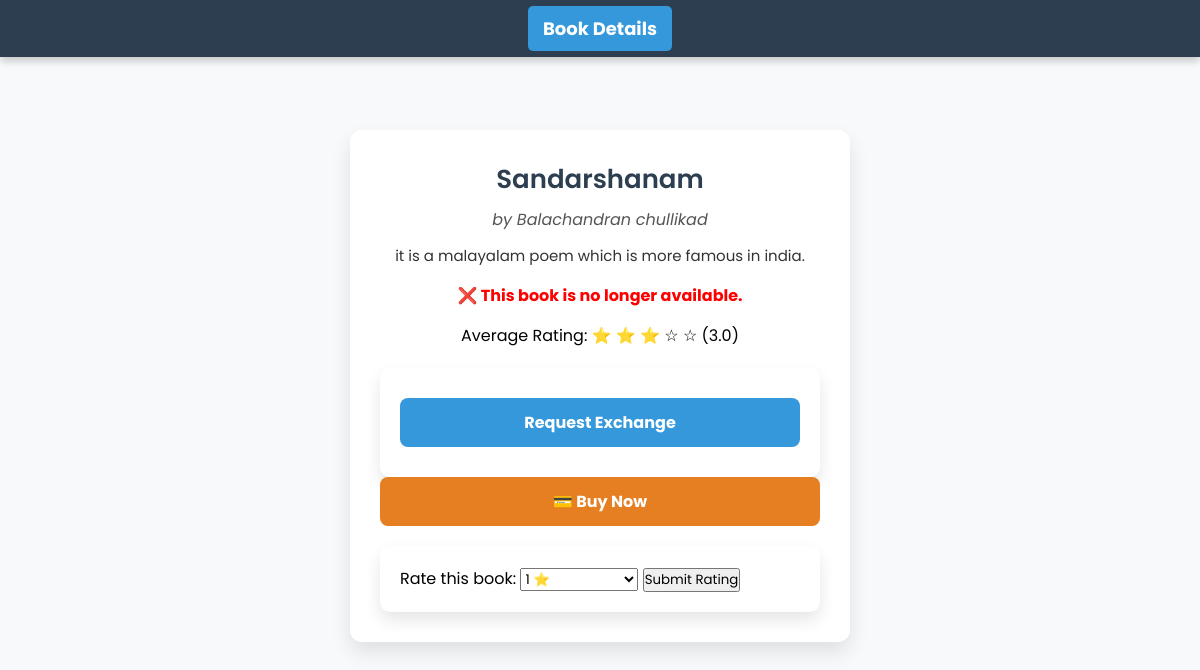
The page /book/1/ (signed in) on the database its author committed.
### app/models.py (models this page shows, shortened)
class Book(models.Model):
    title = models.CharField(max_length=200)
    author = models.CharField(max_length=200)
    description = models.TextField()
    owner = models.ForeignKey(User, on_delete=models.CASCADE, related_name='books')
    available = models.BooleanField(default=True)
    image = models.ImageField(upload_to='book_images/', blank=True, null=True)  # New field

### app/views.py (the view, shortened to what this page needs)
# urls.py: path('book/<int:book_id>/', views.book_detail, name='book_detail'),
@login_required
def book_detail(request, book_id):
    book = get_object_or_404(Book, id=book_id)
    owner = book.owner  # Get the owner of the book
    avg_rating = book.ratings.aggregate(Avg('rating'))['rating__avg']
    return render(request, 'buyer/book_details.html', {'book': book, 'owner': owner,'avg_rating': avg_rating})

### templates/buyer/book_details.html (shortened to what this page needs)
<!DOCTYPE html>
<html lang="en">
<head>
</head>
<body>
<nav>
    <ul>
        <li><a class="active" href="#">Book Details</a></li>
    </ul>
</nav>
<div class="container">
    <h1>{{ book.title }}</h1>
    <p class="author">by {{ book.author }}</p>
    <p class="description">{{ book.description }}</p>
    {% if book.available %}
        <p class="status">✅ This book is available.</p>
    {% else %}
        <p class="not-available">❌ This book is no longer available.</p>
    {% endif %}
<p>
    Average Rating:
    {% if avg_rating %}
        {% for i in "12345" %}
            {% if forloop.counter <= avg_rating %}
                ⭐
            {% else %}
                ☆
            {% endif %}
        {% endfor %}
        ({{ avg_rating|floatformat:1 }})
    {% else %}
        No ratings yet
    {% endif %}
</p>
    {% if book.owner != request.user %}
        <form method="POST">
            <button type="submit" class="btn">Request Exchange</button>
        </form>
        <a href="{% url 'buy_book' book.id %}" class="buy-btn">💳 Buy Now</a>
    {% else %}
        <button class="btn btn-disabled">You Own This Book</button>
    {% endif %}
<form method="POST" action="{% url 'add_rating' book.id %}">
    <label>Rate this book:</label>
    <select name="rating">
        <option value="1">1 ⭐</option>
    </select>
    <button type="submit">Submit Rating</button>
</form>
</div>
</body>
</html>

### templates/buyer/book_details.html (style rules this page uses)
* { margin: 0; padding: 0; box-sizing: border-box; font-family: 'Poppins', sans-serif; }
body { background-color: #f8f9fa; padding-top: 80px; text-align: center; }
nav { position: fixed; top: 0; width: 100%; background-color: #2C3E50; padding: 15px 20px; display: flex; align-items: center; justify-content: center; box-shadow: 0 4px 8px rgba(0, 0, 0, 0.2); z-index: 1000; }
nav ul { list-style: none; display: flex; justify-content: center; width: 100%; }
nav ul li { margin: 0 15px; }
nav ul li a { text-decoration: none; color: white; font-size: 18px; font-weight: bold; padding: 10px 15px; transition: 0.3s ease; border-radius: 5px; }
.active { background-color: #3498DB; }
.container { max-width: 500px; margin: 50px auto; background: white; padding: 30px; border-radius: 12px; box-shadow: 0 10px 20px rgba(0, 0, 0, 0.1); text-align: center; }
h1 { font-size: 26px; color: #2C3E50; margin-bottom: 8px; font-weight: 600; }
.author { font-size: 16px; color: #555; font-style: italic; margin-bottom: 12px; }
.description { font-size: 15px; color: #333; line-height: 1.6; margin-bottom: 15px; }
.not-available { color: red; font-weight: bold; font-size: 16px; margin-bottom: 15px; }
.btn { padding: 12px 20px; background-color: #3498DB; color: white; border: none; border-radius: 8px; font-size: 16px; cursor: pointer; transition: 0.3s ease; font-weight: bold; display: block; text-align: center; width: 100%; margin: 10px 0; }
form { margin-top: 20px; background: white; padding: 20px; border-radius: 10px; box-shadow: 0 8px 16px rgba(0, 0, 0, 0.1); text-align: left; }
.buy-btn { display: inline-block; background-color: #e67e22; padding: 12px 20px; color: white; text-decoration: none; font-weight: bold; border-radius: 8px; transition: 0.3s ease; text-align: center; display: block; }

### rows shown on the page
Book: title "Sandarshanam", author "Balachandran chullikad", description "it is a malayalam poem which is more famous in india."

### other values the page prints
{{ avg_rating|floatformat:1 }} "3.0"
